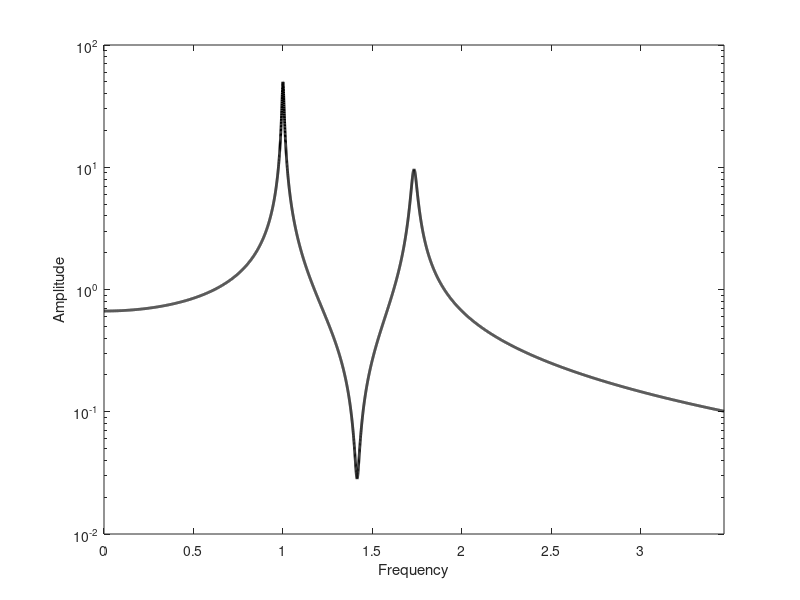
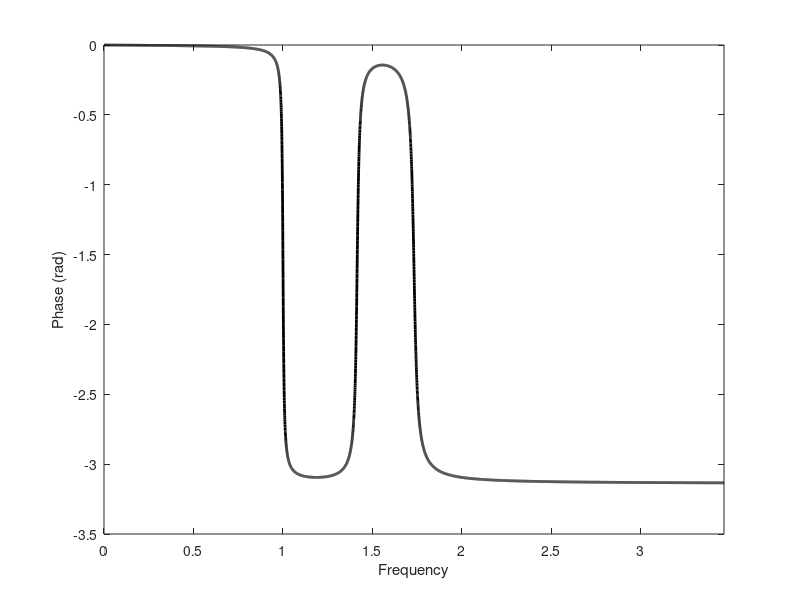
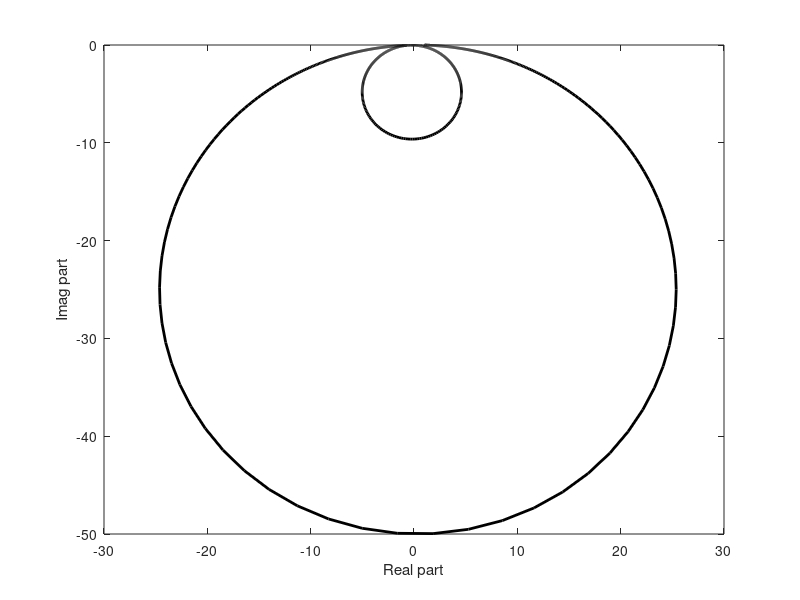
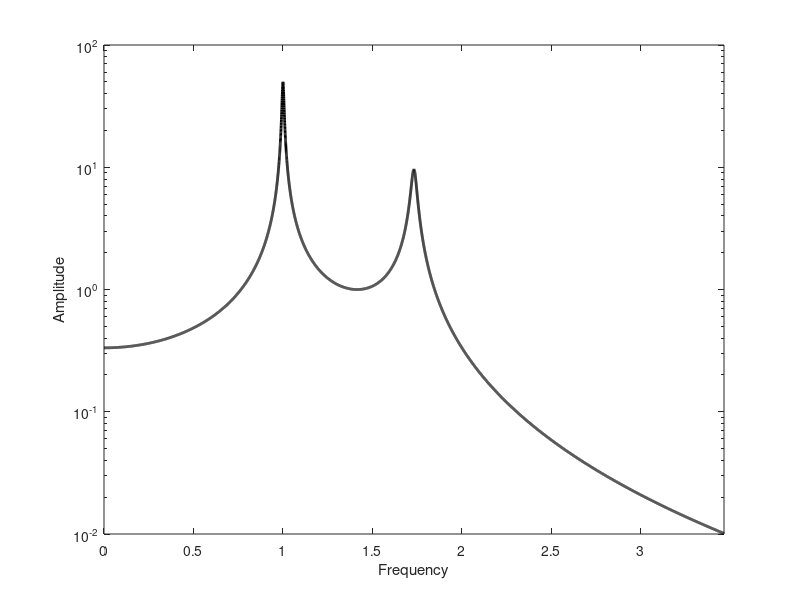

MATLAB code for these plots, in order:
clear all
close all
clc

%% System's definition
M = eye(2) ;
K = [2, -1; -1, 2] ;
[X, w2] = eig(K, M, 'vector') ;

%% Orthogonality properties
X'*M*X
X'*K*X

%% Proportional Damping
a = 0.01 ;
b = 0 ;
C = a*K+b*M ;
zeta = 0.5*diag(X'*C*X)./sqrt(w2)

%% FRFs - Physical
w = linspace(0, 2*sqrt(w2(2)), 1e4) ;
Hw = zeros(2,2,length(w)) ;
Hw_modal = zeros(2,2,length(w)) ;
Hmag = zeros(2,2,length(w)) ;
for iw = 1:length(w)
    for iforce = 1:2
        F = zeros(2,1) ;
        F(iforce) = 1 ;
        Hw(:,iforce,iw) = (K+1i.*w(iw)*C-w(iw)^2*M)\ F ;
        Hw_modal(:,iforce,iw) = (X'*(K+1i.*w(iw)*C-w(iw)^2*M)*X)\(X'*F) ;
    end
end

% Display
figure ; semilogy(w, squeeze(abs(Hw(1,1,:))), 'k', 'linewidth', 2) ;
xlabel('Frequency') ; ylabel('Amplitude') ;
box on ; xlim([w(1) w(end)]) ;

figure ; plot(w, squeeze(angle(Hw(1,1,:))), 'k', 'linewidth', 2) ;
xlabel('Frequency') ; ylabel('Phase (rad)') ;
box on ; xlim([w(1) w(end)]) ;

figure ; plot(squeeze(real(Hw(1,1,:))), squeeze(imag(Hw(1,1,:))), 'k', 'linewidth', 2) ;
xlabel('Real part') ; ylabel('Imag part') ; box on ;

figure ; semilogy(w, squeeze(abs(Hw(2,1,:))), 'k', 'linewidth', 2) ;
xlabel('Frequency') ; ylabel('Amplitude') ;
box on ; xlim([w(1) w(end)]) ;

figure ; plot(w, (squeeze(angle(Hw(2,1,:)))), 'k', 'linewidth', 2) ;
xlabel('Frequency') ; ylabel('Phase (rad)') ;
box on ; xlim([w(1) w(end)]) ;

figure ; plot(squeeze(real(Hw(2,1,:))), squeeze(imag(Hw(2,1,:))), 'k', 'linewidth', 2) ;
xlabel('Real part') ; ylabel('Imag part') ; box on ;

x_f1_1 = (X(1,:)'*ones(1,length(w))).*squeeze(Hw_modal(:,1,:)) ;
figure ; semilogy(w, squeeze(abs(Hw(1,1,:))), 'k', 'linewidth', 2) ;
hold on ; semilogy(w, abs(x_f1_1(1,:)), '--', 'linewidth', 2) ;
hold on ; semilogy(w, abs(x_f1_1(2,:)), '--', 'linewidth', 2) ;
xlabel('Frequency') ; ylabel('Amplitude') ;
box on ; xlim([w(1) w(end)]) ;

figure ; plot(w, squeeze(real(Hw(1,1,:))), 'k', 'linewidth', 2) ;
hold on ; semilogy(w, real(x_f1_1(1,:)), '--', 'linewidth', 2) ;
hold on ; semilogy(w, real(x_f1_1(2,:)), '--', 'linewidth', 2) ;
xlabel('Frequency') ; ylabel('Real part') ;
hold on ; plot([w(1) w(end)], [0 0], '--k') ;
box on ; xlim([0.5 2]) ;

figure ; plot(w, squeeze(imag(Hw(1,1,:))), 'k', 'linewidth', 2) ;
hold on ; semilogy(w, imag(x_f1_1(1,:)), '--', 'linewidth', 2) ;
hold on ; semilogy(w, imag(x_f1_1(2,:)), '--', 'linewidth', 2) ;
xlabel('Frequency') ; ylabel('Imag part') ;
hold on ; plot([w(1) w(end)], [0 0], '--k') ;
box on ; xlim([0.5 2]) ;

x_f1_2 = (X(2,:)'*ones(1,length(w))).*squeeze(Hw_modal(:,1,:)) ;
figure ; semilogy(w, squeeze(abs(Hw(2,1,:))), 'k', 'linewidth', 2) ;
hold on ; semilogy(w, abs(x_f1_2(1,:)), '--', 'linewidth', 2) ;
hold on ; semilogy(w, abs(x_f1_2(2,:)), '--', 'linewidth', 2) ;
xlabel('Frequency') ; ylabel('Amplitude') ;
box on ; xlim([w(1) w(end)]) ;

figure ; plot(w, squeeze(real(Hw(2,1,:))), 'k', 'linewidth', 2) ;
hold on ; semilogy(w, real(x_f1_2(1,:)), '--', 'linewidth', 2) ;
hold on ; semilogy(w, real(x_f1_2(2,:)), '--', 'linewidth', 2) ;
xlabel('Frequency') ; ylabel('Real part') ;
hold on ; plot([w(1) w(end)], [0 0], '--k') ;
box on ; xlim([0.5 2]) ;

figure ; subplot(1,2,1) ; semilogy(w, squeeze(abs(Hw(2,1,:))), 'k', 'linewidth', 2) ;
xlabel('Frequency') ; ylabel('Amplitude') ;
box on ; xlim([w(1) w(end)]) ;
subplot(1,2,2) ; semilogy(w, squeeze(abs(Hw(1,2,:))), 'k', 'linewidth', 2) ;
xlabel('Frequency') ; ylabel('Amplitude') ;
box on ; xlim([w(1) w(end)]) ;

